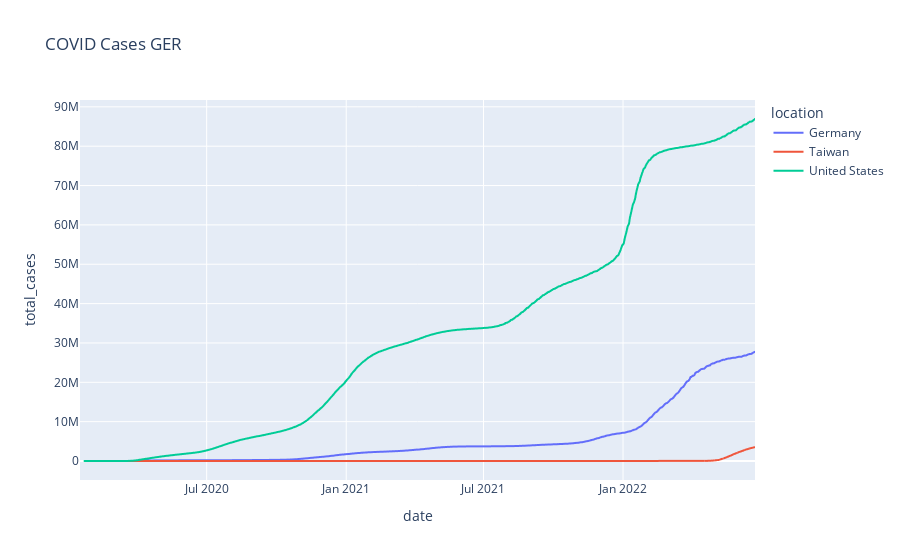

Notebook code for this chart:
### Markdown cell above
## Basic Plotting

### Code cell
#Plotly Line Plots
fig = px.line(df_allSelectedCountries, x="date", y="total_cases", color="location", title="COVID Cases GER")
fig.show()

### Figure 1 — Plotly figure (JSON) as saved in the notebook; plotly's stock layout.template omitted (floating-point values rounded to 4 significant figures; data arrays with more than 128 entries replaced by an {"elided": "..."} marker saying what was removed)
{"data": [{"hovertemplate": "location=Germany<br>date=%{x}<br>total_cases=%{y}<extra></extra>", "legendgroup": "Germany", "line": {"color": "#636efa", "dash": "solid"}, "marker": {"symbol": "circle"}, "mode": "lines", "name": "Germany", "showlegend": true, "type": "scattergl", "x": {"elided": "880 str values"}, "xaxis": "x", "y": {"elided": "880 int values"}, "yaxis": "y"}, {"hovertemplate": "location=Taiwan<br>date=%{x}<br>total_cases=%{y}<extra></extra>", "legendgroup": "Taiwan", "line": {"color": "#EF553B", "dash": "solid"}, "marker": {"symbol": "circle"}, "mode": "lines", "name": "Taiwan", "showlegend": true, "type": "scattergl", "x": {"elided": "891 str values"}, "xaxis": "x", "y": {"elided": "891 int values"}, "yaxis": "y"}, {"hovertemplate": "location=United States<br>date=%{x}<br>total_cases=%{y}<extra></extra>", "legendgroup": "United States", "line": {"color": "#00cc96", "dash": "solid"}, "marker": {"symbol": "circle"}, "mode": "lines", "name": "United States", "showlegend": true, "type": "scattergl", "x": {"elided": "885 str values"}, "xaxis": "x", "y": {"elided": "885 int values"}, "yaxis": "y"}], "layout": {"legend": {"title": {"text": "location"}, "tracegroupgap": 0}, "title": {"text": "COVID Cases GER"}, "xaxis": {"anchor": "y", "domain": [0, 1], "title": {"text": "date"}}, "yaxis": {"anchor": "x", "domain": [0, 1], "title": {"text": "total_cases"}}}}
